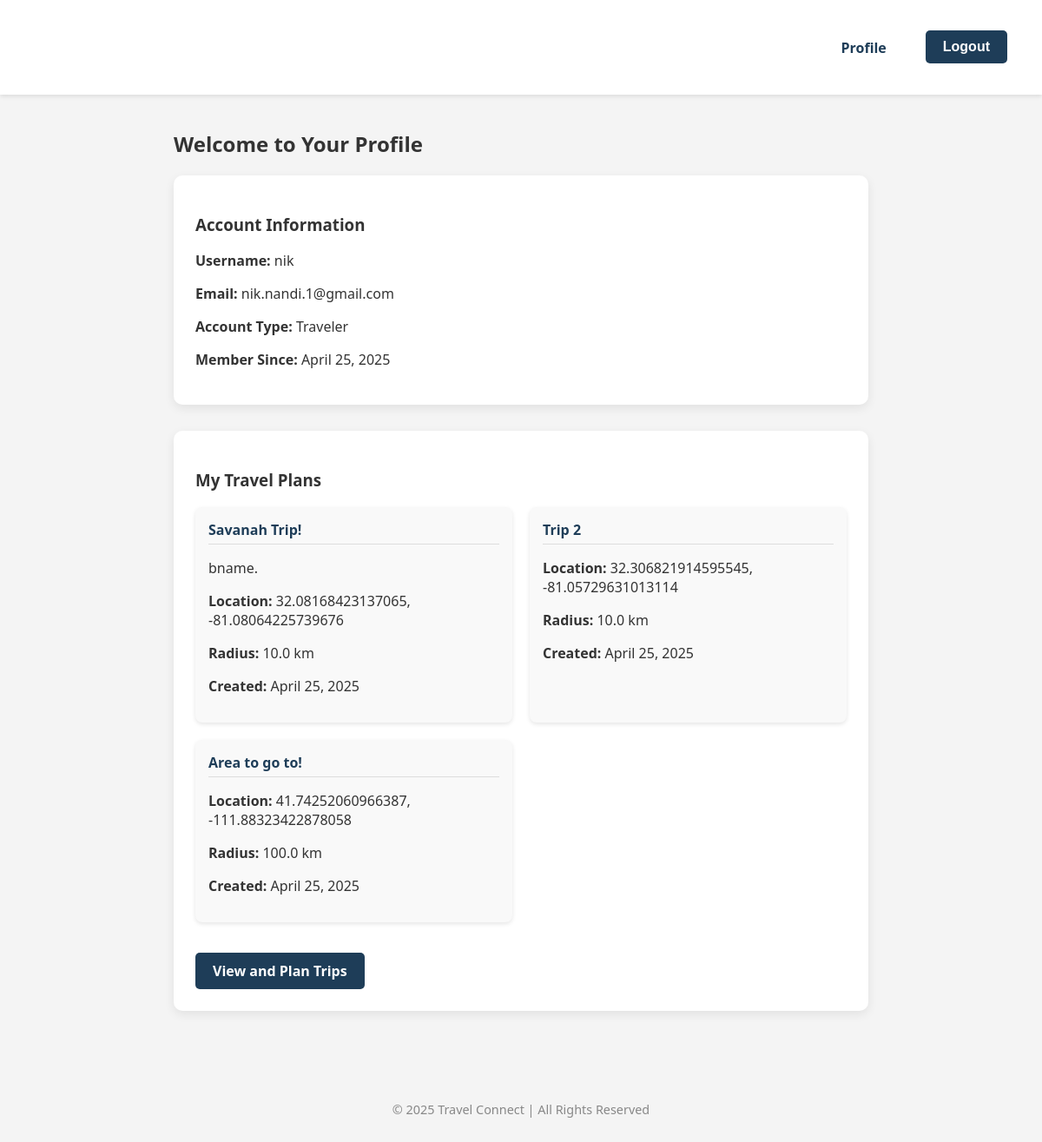
The page /accounts/profile/ (signed in) on the database as committed earlier.
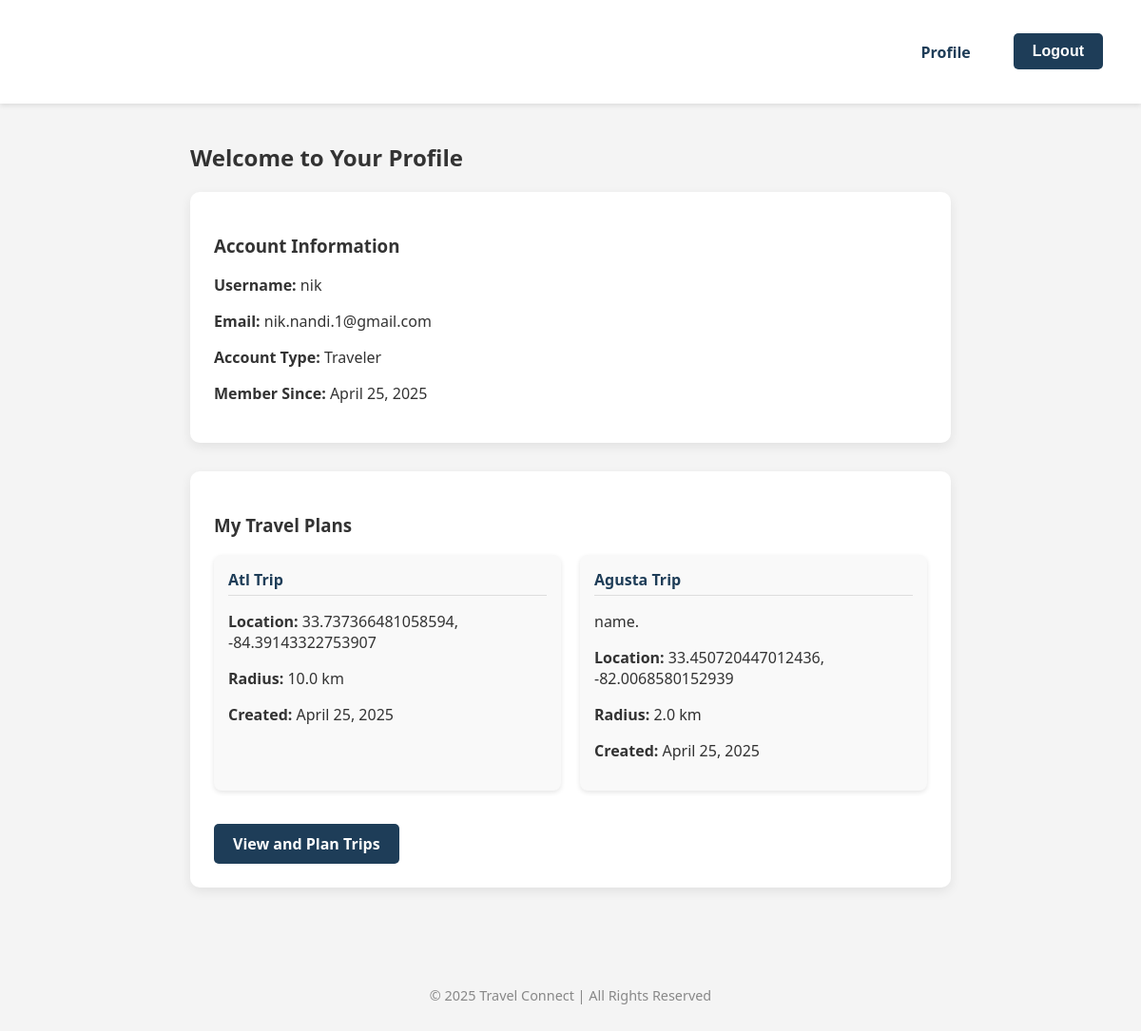
The same page on the database as committed later.
### pages/models.py (models this page shows, shortened)
class TripArea(models.Model):
    user = models.ForeignKey(User, on_delete=models.CASCADE, related_name='trip_areas')
    name = models.CharField(max_length=100)
    description = models.TextField(blank=True)
    latitude = models.FloatField()
    longitude = models.FloatField()
    radius = models.FloatField()  # in kilometers
    created_at = models.DateTimeField(auto_now_add=True)

### pages/views.py (the view, shortened to what this page needs)
# urls.py: path('accounts/profile/', views.profile_view, name='profile'),
@login_required
def profile_view(request):
    trip_areas = TripArea.objects.filter(user=request.user)
    context = {'trip_areas': trip_areas}
    return render(request, 'pages/profile.html', context)

### pages/models.py (called while the page is built)
    def is_traveler(self):
        return self.role == 'traveler'

    def is_guide(self):
        return self.role == 'guide'

    def is_admin(self):
        return self.role == 'admin'

### pages/templates/pages/profile.html (shortened to what this page needs)
{% extends 'pages/base.html' %}
{% block content %}
<div class="profile-container">
    {% if user.is_admin %}
        {% include 'pages/admin_dashboard.html' %}
    {% else %}
        <h2>Welcome to Your Profile</h2>
        <div class="profile-card">
            <h3>Account Information</h3>
            <p><strong>Username:</strong> {{ user.username }}</p>
            <p><strong>Email:</strong> {{ user.email }}</p>
            <p><strong>Account Type:</strong> {{ user.get_role_display }}</p>
            <p><strong>Member Since:</strong> {{ user.date_joined|date:"F j, Y" }}</p>
        </div>
        {% if user.is_traveler %}
        <div class="profile-section">
            <h3>My Travel Plans</h3>
            {% if trip_areas %}
                <div class="trip-areas">
                    {% for trip in trip_areas %}
                    <div class="trip-card">
                        <h4>{{ trip.name }}</h4>
                        {% if trip.description %}
                        <p>{{ trip.description }}</p>
                        {% endif %}
                        <p><strong>Location:</strong> {{ trip.latitude }}, {{ trip.longitude }}</p>
                        <p><strong>Radius:</strong> {{ trip.radius }} km</p>
                        <p><strong>Created:</strong> {{ trip.created_at|date:"F j, Y" }}</p>
                    </div>
                    {% endfor %}
                </div>
            {% else %}
                <p>You haven't created any travel plans yet.</p>
            {% endif %}
            <a href="{% url 'map_ui' %}" class="btn">View and Plan Trips</a>
        </div>
        {% endif %}
    {% endif %}
</div>
{% endblock %}

Rows that differ between the two databases and show on the page:
removed TripArea: name "Area to go to!", latitude "41.74252060966387", longitude "-111.88323422878058", radius "100.0", created_at "April 25, 2025"
changed TripArea: name "Savanah Trip!" → "Atl Trip"; latitude "32.08168423137065" → "33.737366481058594"; longitude "-81.08064225739676" → "-84.39143322753907"; description "bname." → (not shown)
changed TripArea: name "Trip 2" → "Agusta Trip"; description (not shown) → "name."; latitude "32.306821914595545" → "33.450720447012436"; longitude "-81.05729631013114" → "-82.0068580152939"; radius "10.0" → "2.0"
